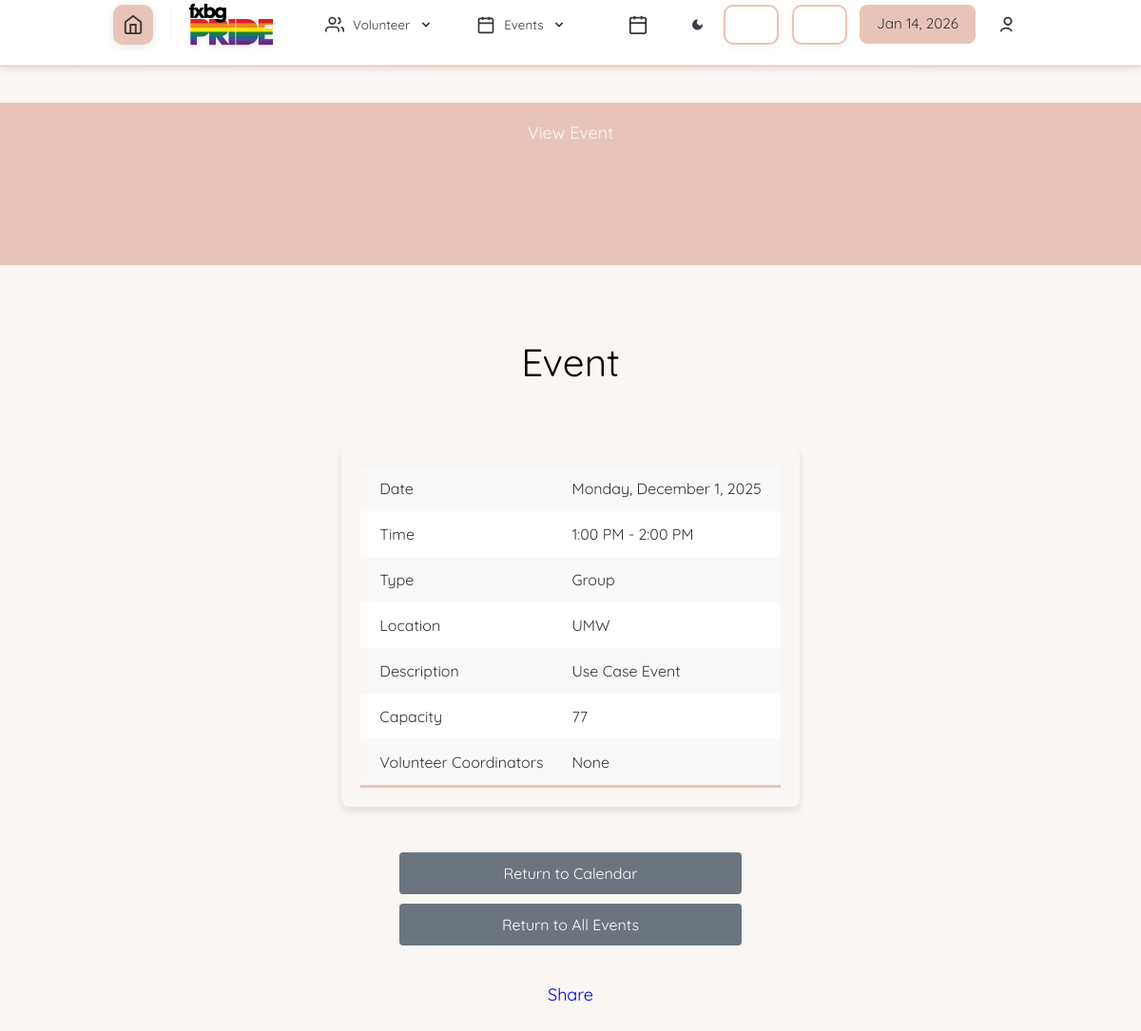
Before: /event.php?id=122 (signed in) with the older database file.
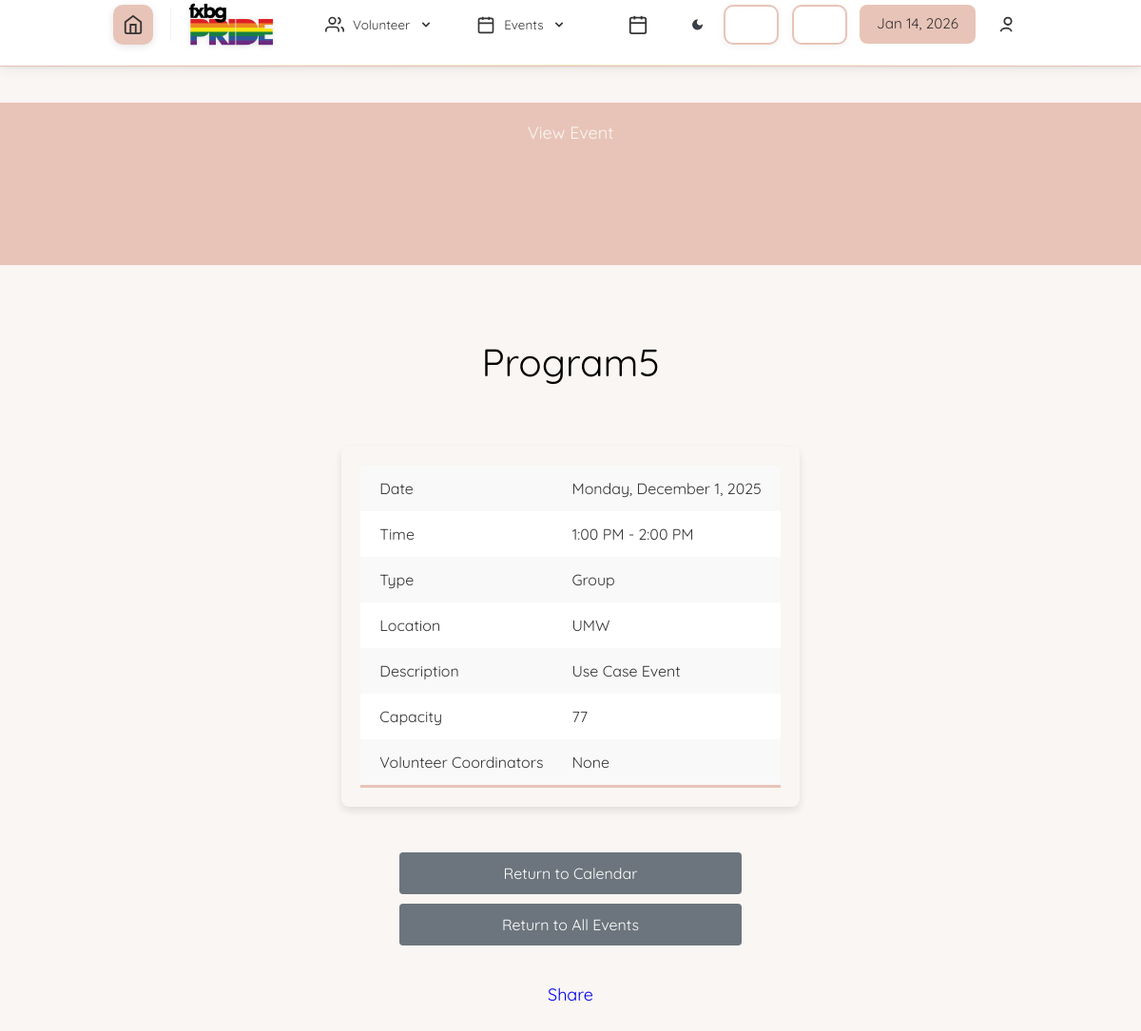
After: the same page with the newer database file.
### tables this page shows
CREATE TABLE `dbevents` (
  `id` int(11) NOT NULL,
  `name` text NOT NULL,
  `date` char(10) NOT NULL,
  `startTime` char(5) NOT NULL,
  `endTime` char(5) NOT NULL,
  `description` text NOT NULL,
  `capacity` int(11) NOT NULL,
  `completed` text NOT NULL,
  `restricted_signup` tinyint(1) NOT NULL,
  `location` text DEFAULT NULL,
  `type` text NOT NULL,
  `volunteer_coordinator` int(11) DEFAULT NULL
);

### database/dbEvents.php (called while the page is built, shortened)
<?php
include_once(dirname(__FILE__) . '/../domain/Event.php');
function fetch_event_by_id($id)
{
    $connection = connect();
    $id = mysqli_real_escape_string($connection, $id);
    $query = "select * from dbevents where id = '$id'";
    $result = mysqli_query($connection, $query);
    $event = mysqli_fetch_assoc($result);
    if ($event) {
        require_once('include/output.php');
        $event = hsc($event);
        return $event;
    }
    return null;
}

### include/output.php (called while the page is built, shortened)
<?php
function hsc($input)
{
    if (is_array($input)) {
        $arr = [];
        foreach ($input as $key => $value) {
            $arr[$key] = htmlspecialchars($value ?? '');
        }
        return $arr;
    }
    return htmlspecialchars($input ?? '');
}
function time24hTo12h($time)
{
    $hour = substr($time, 0, 2);
    $minute = substr($time, 3, 2);
    $hour = intval($hour);
    if ($hour < 12) {
        if ($hour == 0) {
            $hour = 12;
        }
        return hsc($hour . ':' . $minute . ' AM');
    } elseif ($hour > 12) {
        $hour -= 12;
    }
    return hsc($hour . ':' . $minute . ' PM');
}

### event.php (the view, shortened to what this page needs)
<?php
    include_once('database/dbEvents.php');
    $event_info = fetch_event_by_id($id);
    $coordinator_ids = get_event_coordinators($id);
?>
<!DOCTYPE html>
<html>
<head>
    <?php
        require_once('universal.inc');
    ?>
    <link rel="stylesheet" href="css/event.css" type="text/css" />
    <link rel="stylesheet" href="https://cdnjs.cloudflare.com/ajax/libs/font-awesome/6.0.0-beta3/css/all.min.css">
</head>
<body>
    <?php require_once('header.php') ?>
    <h1>View Event</h1>
    <main class="event-info">
        <?php
            require_once('include/output.php');
            $event_name = $event_info['name'];
            $event_date = date('l, F j, Y', strtotime($event_info['date']));
            $event_startTime = time24hto12h($event_info['startTime']);
            $event_endTime = time24hto12h($event_info['endTime']);
            $event_type = $event_info['type'];
            $event_description = $event_info['description'];
            $event_location = $event_info['location'];
            $event_capacity = $event_info['capacity'];
        ?>
        <h2 style="font-size: 2.25em; font-weight: 700; color: black;">
            <?php echo htmlspecialchars_decode($event_name); ?>
        </h2>
                <div id="table-wrapper">
            <table>
                <tr>
                    <td class="label">Date</td>
                    <td><?php echo $event_date; ?></td>
                </tr>
                <tr>
                    <td class="label">Time</td>
                    <td><?php echo $event_startTime . " - " . $event_endTime; ?></td>
                </tr>
                <tr>
                    <td class="label">Type</td>
                    <td><?php echo $event_type; ?></td>
                </tr>
                <tr>
                    <td class="label">Location</td>
                    <td>
                        <?php echo wordwrap($event_location, 50, "<br />\n"); ?>
                    </td>
                </tr>
                <tr>
                    <td class="label">Description</td>
                    <td>
                        <?php echo wordwrap($event_description, 50, "<br />\n"); ?>
                    </td>
                </tr>
                <tr>
                    <td class="label">Capacity</td>
                    <td id="description-cell"><?php echo $event_capacity; ?></td>
                </tr>
                <tr>
                    <td class="label">Volunteer Coordinators</td>
                    <td>
                        <?php
                        if (empty($coordinator_ids)) {
                            echo "None";
                        }
                        ?>
                    </td>
                </tr>
            </table>
        </div>
        <div class="action-buttons">
            <a href="calendar.php?month=<?= substr($event_info['date'], 0, 7) ?>" class="button cancel">Return to Calendar</a>
            <a href="viewAllEvents.php" class="button cancel">Return to All Events</a>
        </div>
            <div class="fb-share-button" data-href= $page_link data-layout="" data-size=""><a target="_blank"
                href="https://www.facebook.com/sharer/sharer.php?u=http%3A%2F%2Flocalhost%2FfredSPCA%2FviewAllEvents.php&amp;src=sdkpreparse"
                class="fb-xfbml-parse-ignore">Share</a>
            </div>
    </main>
</body>
</html>

Changed rows visible on the page:
changed dbevents "1:00 PM": name "Event" → "Program5"
